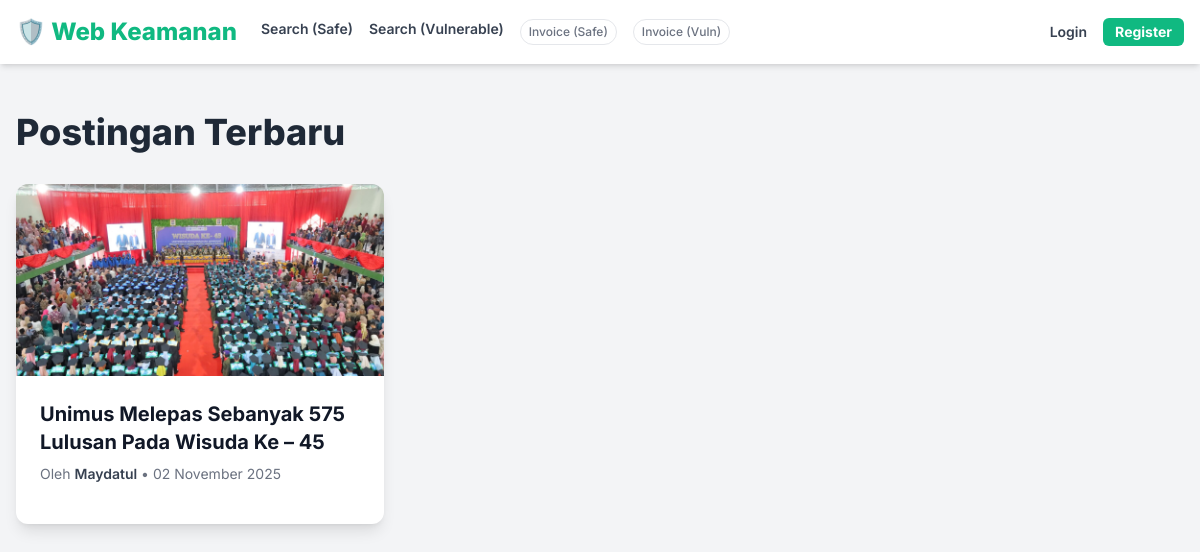
The page / on the database its author committed.
### tables this page shows
CREATE TABLE `upload_articles` (
  `id` int(11) NOT NULL,
  `title` varchar(255) NOT NULL,
  `body` text DEFAULT NULL,
  `file_path` varchar(255) DEFAULT NULL,
  `author_id` int(11) NOT NULL,
  `created_at` timestamp NOT NULL DEFAULT current_timestamp()
);

CREATE TABLE `sqli_users_safe` (
  `id` int(11) NOT NULL,
  `username` varchar(100) NOT NULL,
  `password` varchar(255) NOT NULL,
  `fullname` varchar(150) DEFAULT NULL,
  `created_at` timestamp NOT NULL DEFAULT current_timestamp()
);

### index.php (the view, shortened to what this page needs)
<?php
include 'includes/koneksi.php';
$is_logged_in = isset($_SESSION['user_id']);
$username = $_SESSION['username'] ?? 'Guest';
$articles = [];
$sql = "SELECT
            ua.*,
            us.fullname
        FROM upload_articles ua
        JOIN sqli_users_safe us ON ua.author_id = us.id
        ORDER BY ua.created_at DESC";
$result = $conn->query($sql);
if ($result) {
    while ($row = $result->fetch_assoc()) {
        $articles[] = $row;
    }
}
?>
<!DOCTYPE html>
<html lang="id">
<head>
    <script src="https://cdn.tailwindcss.com"></script>
</head>
<body class="bg-gray-100">
    <nav class="bg-white shadow-md sticky top-0 z-50">
        <div class="container mx-auto max-w-7xl px-4">
            <div class="flex items-center justify-between h-16">
                <div class="flex items-center gap-6">
                    <a href="index.php" class="text-2xl font-extrabold primary-color">🛡️ Web Keamanan</a>
                    <nav class="hidden sm:flex space-x-4">
                        <a href="secure/search_safe.php" class="text-sm font-semibold text-gray-700 hover:text-primary transition duration-150">Search (Safe)</a>
                        <a href="vulnerable/search_vul.php" class="text-sm font-semibold text-gray-700 hover:text-red-500 transition duration-150">Search (Vulnerable)</a>
                        <a href="secure/invoice_view_safe.php" class="text-xs font-medium text-gray-500 hover:text-primary border border-gray-200 px-2 py-1 rounded-full transition duration-150">Invoice (Safe)</a>
                        <a href="vulnerable/invoice_view_vul.php" class="text-xs font-medium text-gray-500 hover:text-red-500 border border-gray-200 px-2 py-1 rounded-full transition duration-150">Invoice (Vuln)</a>
                    </nav>
                </div>
                <div class="flex items-center gap-4">
                    <?php if ($is_logged_in): ?>
                        <a href="post.php" class="bg-primary text-white text-sm font-bold px-4 py-2 rounded-full hover:bg-green-700 transition duration-200 shadow-md">Post</a>
                        <div class="flex items-center space-x-3">
                            <a href="javascript:void(0)" id="edit-profile-button" class="text-sm font-semibold text-gray-700 hover:text-primary transition duration-150">
                                Hi, **<?php echo htmlspecialchars($username); ?>** </a>
                            <a href="logout.php" class="text-sm text-red-600 hover:bg-red-50 px-3 py-1 rounded-md transition duration-150">
                                Log out
                            </a>
                        </div>
                    <?php else: ?>
                        <a href="login.php" class="text-sm font-semibold text-gray-700 hover:text-primary transition duration-150">Login</a>
                        <a href="register.php" class="bg-primary text-white text-sm font-bold px-3 py-1 rounded-md hover:bg-green-700 transition duration-200">Register</a>
                    <?php endif; ?>
                </div>
            </div>
        </div>
    </nav>
    <main class="container mx-auto max-w-7xl p-4 mt-8">
        <h1 class="text-4xl font-extrabold text-gray-800 mb-8">Postingan Terbaru</h1>
        <div class="grid grid-cols-1 md:grid-cols-2 lg:grid-cols-3 gap-8">
            <?php foreach ($articles as $article): ?>
                <div class="bg-white rounded-xl shadow-lg hover:shadow-xl transition duration-300 flex flex-col overflow-hidden">
                    <?php if ($article['file_path']): ?>
                        <a href="artikel_view.php?id=<?php echo $article['id']; ?>&mode=safe">
                            <img src="<?php echo htmlspecialchars($article['file_path']); ?>" alt="<?php echo htmlspecialchars($article['title']); ?>"
                                 class="w-full h-48 object-cover object-center">
                        </a>
                    <?php else: ?>
                        <div class="w-full h-48 bg-gray-200 flex items-center justify-center text-gray-500">
                            <i data-lucide="file-text" class="w-12 h-12"></i>
                        </div>
                    <?php endif; ?>
                    <div class="p-6 flex flex-col flex-grow">
                        <a href="artikel_view.php?id=<?php echo $article['id']; ?>&mode=safe" class="text-xl font-bold text-gray-900 hover:text-primary transition duration-150 mb-2">
                            <?php echo htmlspecialchars($article['title']); ?>
                        </a>
                        <p class="text-sm text-gray-500 mb-4 flex-grow">
                            Oleh <span class="font-semibold text-gray-700"><?php echo htmlspecialchars($article['fullname']); ?></span>
                            &bullet; <?php echo date('d F Y', strtotime($article['created_at'])); ?>
                        </p>
                    </div>
                </div>
            <?php endforeach; ?>
        </div>
    </main>
</body>
</html>

### index.php (style rules this page uses)
body { font-family: 'Inter', sans-serif; background-color: #F9FAFB; }
.primary-color { color: #10B981; }
.bg-primary { background-color: #10B981; }

### rows shown on the page
upload_articles: file_path (picture), title "Unimus Melepas Sebanyak 575 Lulusan Pada Wisuda Ke – 45", author.fullname "Maydatul", created_at "02 November 2025"
